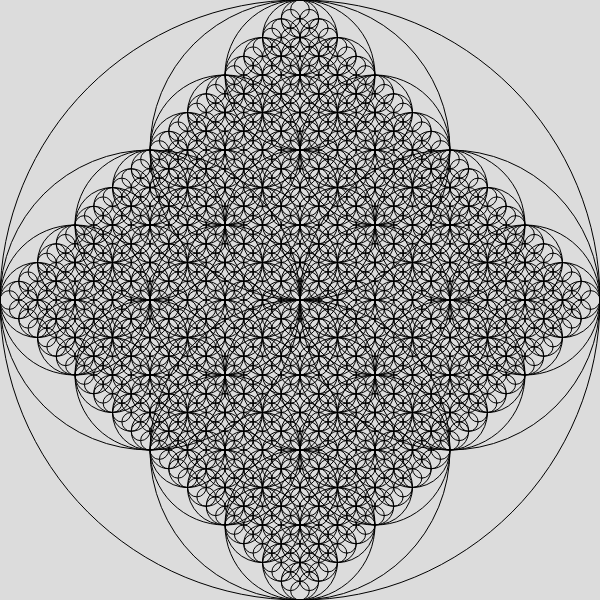
Frame 1 (no input)
Frame 2 (the mouse pressed at the canvas centre, redrawn once): identical to frame 1, image omitted

The p5.js sketch that drew this single still picture (run headless with seeded random() and noise() and a simulated clock; the mouse was pressed at the canvas centre and the sketch redrawn once):

// p5.js sketch
// ── sketch.js
function setup() {
  createCanvas(600, 600);
}

function draw() {
  background(220);
  drawCircles(width / 2, height / 2, width/2);
  noLoop();
}

function drawCircles(x, y, radius) {
  stroke(0);
  noFill();
  circle(x, y, radius * 2);
  if (radius > 16) {
    // drawCircle() calls itself four times.
    drawCircles(x + radius / 2, y, radius / 2);
    drawCircles(x - radius / 2, y, radius / 2);
    drawCircles(x, y + radius / 2, radius / 2);
    drawCircles(x, y - radius / 2, radius / 2);
  }
}
